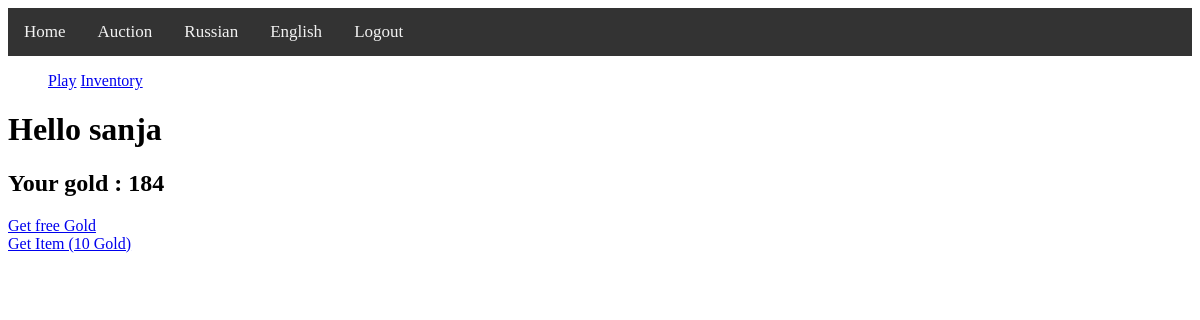
Before: /en/ (signed in) with the older database file.
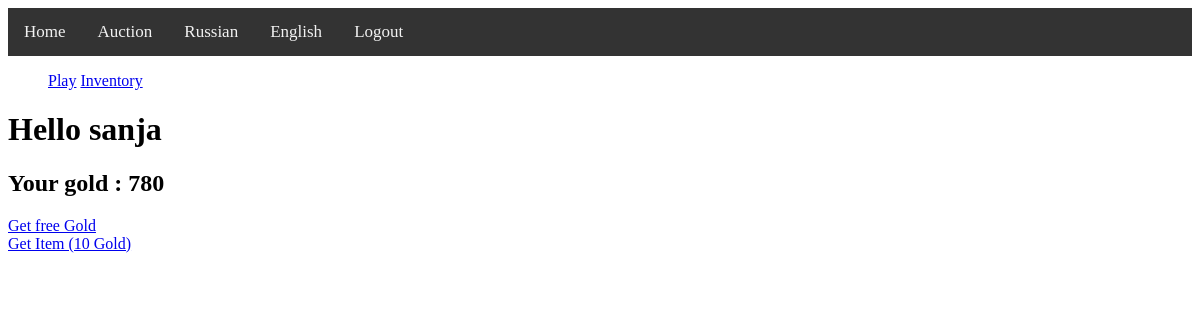
After: the same page with the newer database file.
### main/models.py (models this page shows)
class Character(models.Model):
    user = models.OneToOneField(User, on_delete=models.CASCADE, null=True)
    gold = models.BigIntegerField(default=0)
    eq_weapon = models.ForeignKey('Item', on_delete=models.SET_NULL, null=True, related_name="weapon")
    eq_helm   = models.ForeignKey('Item', on_delete=models.SET_NULL, null=True, related_name="helm")
    eq_armor  = models.ForeignKey('Item', on_delete=models.SET_NULL, null=True, related_name="armor")
    eq_offhand= models.ForeignKey('Item', on_delete=models.SET_NULL, null=True, related_name="offhand")

### main/views.py (the view)
# urls.py: path('', views.index, name='index'),
def index(request, msg=""):
    if request.user.is_authenticated:
        current_user = request.user
        char, ok = Character.objects.get_or_create(user=current_user)
        context = {'char': char, 'user': current_user, 'msg': msg}
        return render(request, "game.html", context)
    else:
        return render(request, 'base.html')

### templates/game.html (shortened to what this page needs)
{% extends "base.html" %}
{% load i18n %}
{% block content %}
    {% block leftmenu %}
        <div id="sidebar">
            <ul>
                <a href="/"> {% trans "Play" %}</a>
                <a href="/game/inventory" > {% trans "Inventory" %}</a>
            </ul>
        </div>
    {% endblock %}
    {% block main_window %}
        <h1>Hello {{ user.username }}</h1>
        <h2>{% trans "Your gold :" %} {{ char.gold }} </h2>
        <a href="/game/freegold">{% trans "Get free Gold" %}</a> <br>
        <a href="/game/getItem">{% trans "Get Item (10 Gold)" %}</a>
    {% endblock %}
{% endblock %}

Changed rows visible on the page:
changed Character: gold "184" → "780"
